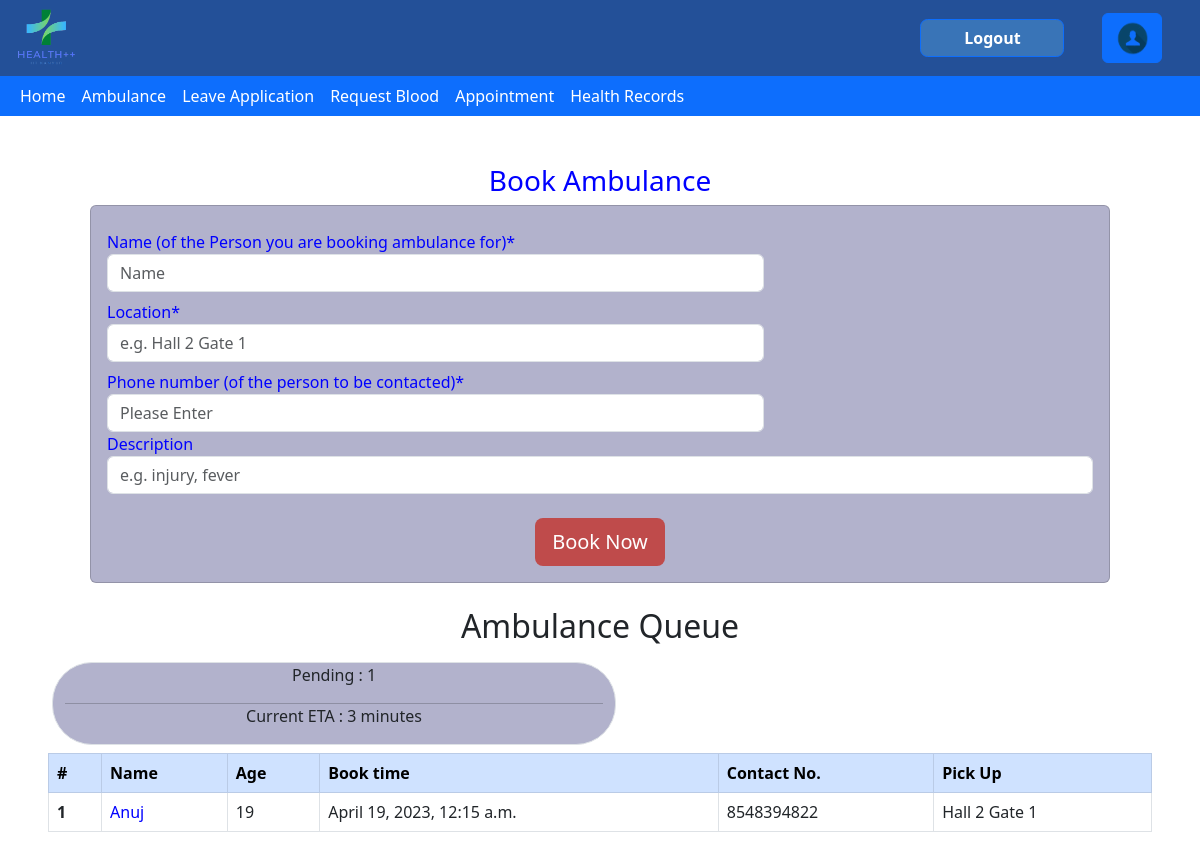
The app's page /ambulance/ (signed in) with its own data.
### ambulance/models.py (models this page shows, shortened)
class ambulance(models.Model):
    name = models.CharField(max_length=60)
    location = models.CharField(max_length=69)
    phoneno = models.IntegerField()
    description = models.CharField(max_length=150)
    bookingtime = models.DateTimeField()
    ambulanceno = models.IntegerField()
    status = models.BooleanField()

### ambulance/views.py (the view)
# urls.py: path("",views.index,name="index"),
@login_required
def index(request):
    entries=ambulance.objects.filter(status=True).order_by('bookingtime')
    if(entries.first()==None):
        time = "NaN"
    else:
        time = int((entries.last().bookingtime-entries.first().bookingtime).seconds/60)+3
    return render(request,'ambulance/base.html',{"ambulance":entries,"entry_count":entries.count(),"time":time,"err":0})

### ambulance/templates/ambulance/base.html (shortened to what this page needs)
{% extends 'health/base.html' %}
{% load static%}
{%block content%}
<!DOCTYPE html>
<html>
    <head>
        <link href="https://cdn.jsdelivr.net/npm/bootstrap@5.3.0-alpha1/dist/css/bootstrap.min.css" rel="stylesheet">
    </head>
    <body>
        <div>
            {% if user.account.Role != 'Ambulance' %}
            <div class="container-sm ml-5 mr-5 mt-5">
                <h3 style='color:blue; text-align: center;' class="mb-2 mx-4">
                    Book Ambulance
                </h3>
                <form action = "{% url 'submission' %}" method="post" class="needs-validation card p-3  mx-5" novalidate style='background-color: #b2b2cc; color: blue; font-weight: 400;'>
                    <div class="form-group row">
                        <div class="col-12">
                            <label>
                                <div class=" mt-2">Name (of the Person you are booking ambulance for)*</div>
                            </label>
                        </div>
                    </div>
                    <div class="col-md-12 col-lg-8 ">
                        <input
                            type="text"
                            name = "name"
                            class="form-control float-left"
                            placeholder="Name"
                            required
                        ></input>
                    </div>
                    <div class="form-group row ">
                        <div class="col-md-12 col-lg-2">
                            <label>
                            <div class="mt-2">Location*</div>
                            </label>
                        </div>
                    </div>
                    <div class="col-md-12 col-lg-8 ">
                        <input
                            type="text"
                            name = "location"
                            class="form-control float-left"
                            placeholder="e.g. Hall 2 Gate 1"
                            required
                        ></input>
                    </div>
                    <div class="form-group row ">
                        <div class="col-12">
                            <label>
                                <div class=" mt-2">Phone number (of the person to be contacted)*</div>
                            </label>
                        </div>
                    </div>
                    <div class="col-md-12 col-lg-8 ">
                        <input
                            type="text"
                            name = "phoneno"
                            pattern="[0-9]{10}"
                            class="form-control float-left"
                            placeholder="Please Enter"
                            required
                        ></input>
                    </div>
                    <div class="form-group">
                        <label>Description</label>
                        <input
                            type="text"
                            name = "description"
                            class="form-control float-left"
                            placeholder="e.g. injury, fever"
                        ></input>
                    </div>
                    <div class="mt-4 text-center">
                        <button
                            type="submit"
                            class="btn btn-lg text-white"
                            style='background-color: #BF4B4B;'
                        >
                            Book Now
                        </button>
                    </div>
                </form>
            </div>
            {% endif %}
            <div class="mt-4 mx-5">
                <h2 style='text-align: center;'>Ambulance Queue</h2>
                <div class="row col">
                    <div class="col-6 border mx-3 my-2" style='text-align: center; background-color: #b2b2cc; border-radius: 40px;'>
                        <p>Pending : {{entry_count}}</p>
                        <hr style='margin: 0px;'></hr>
                        <p>Current ETA : {{time}} minutes</p>
                    </div>
                </div>
                <div class="table-responsive">
                    <table class="table table-bordered table-hover">
                        <thead class="table-primary">
                            <tr>
                                <th scope="col">#</th>
                                <th scope="col"> Name </th>
                                <th scope="col"> Age </th>
                                <th scope="col">Book time</th>
                                <th scope="col">Contact No.</th>
                                <th scope="col">Pick Up</th>
                            </tr>
                        </thead>
                        <tbody>
                            {% for patients in ambulance %}
                            <tr>
                                <th scope="row">{{forloop.counter}}</th>
                                <td style='color: blue;'>{{patients.name}}</td>
                                <td>19</td>
                                <td>{{patients.bookingtime}}</td>
                                <td>{{patients.phoneno}}</td>
                                <td>{{patients.location}}</td>
                            </tr>
                            {% endfor %}
                        </tbody>
                    </table>
                </div>
            </div>
        </div>
    </body>
</html>
{% endblock %}

### records on screen
ambulance: name "Anuj", bookingtime "April 19, 2023, 12:15 a.m.", phoneno "8548394822", location "Hall 2 Gate 1"

### other values on screen
{{ entry_count }} "1"
{{ time }} "3"
